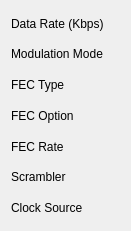
    <widget class="QWidget" name="layoutWidget_5">
     <property name="geometry">
      <rect>
       <x>560</x>
       <y>200</y>
       <width>131</width>
       <height>231</height>
      </rect>
     </property>
     <layout class="QVBoxLayout" name="verticalLayout_23">
      <item>
       <widget class="QLabel" name="label_59">
        <property name="text">
         <string>Data Rate (Kbps)</string>
        </property>
       </widget>
      </item>
      <item>
       <widget class="QLabel" name="label_60">
        <property name="text">
         <string>Modulation Mode</string>
        </property>
       </widget>
      </item>
      <item>
       <widget class="QLabel" name="label_61">
        <property name="text">
         <string>FEC Type</string>
        </property>
       </widget>
      </item>
      <item>
       <widget class="QLabel" name="label_67">
        <property name="text">
         <string>FEC Option</string>
        </property>
       </widget>
      </item>
      <item>
       <widget class="QLabel" name="label_68">
        <property name="text">
         <string>FEC Rate</string>
        </property>
       </widget>
      </item>
      <item>
       <widget class="QLabel" name="label_69">
        <property name="text">
         <string>Scrambler</string>
        </property>
       </widget>
      </item>
      <item>
       <widget class="QLabel" name="label_70">
        <property name="text">
         <string>Clock Source</string>
        </property>
       </widget>
      </item>
     </layout>
    </widget>
